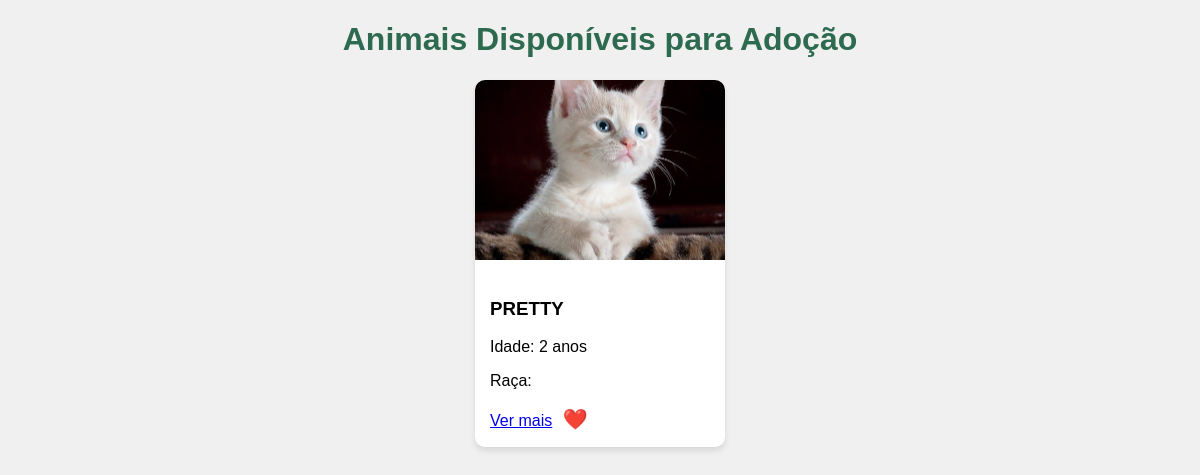
Before: /pet/list/ (signed in) with the older database file.
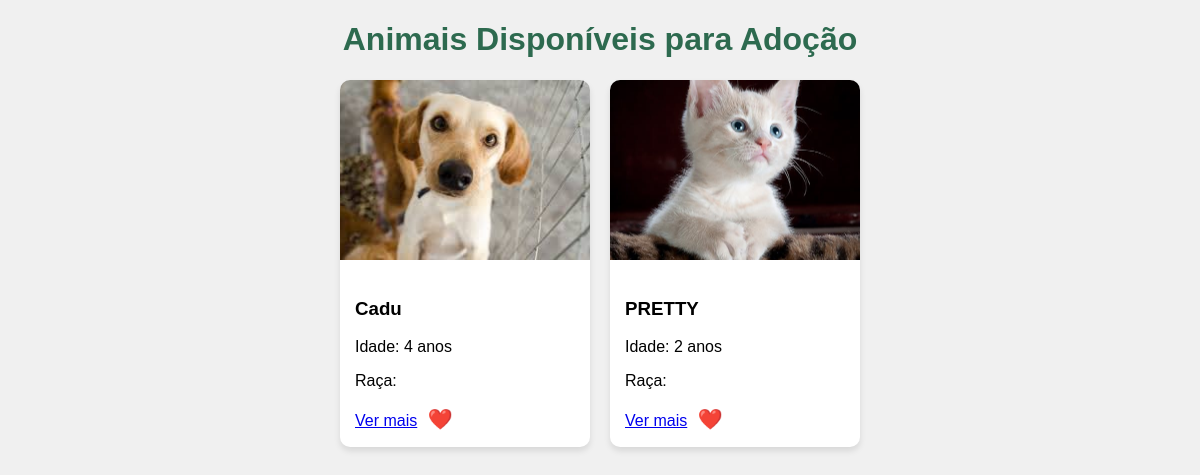
After: the same page with the newer database file.
### app_cadastro_usuarios/models.py (models this page shows, shortened)
class Pet(models.Model):
    nome = models.CharField(max_length=100)
    descricao = models.TextField()
    idade = models.PositiveIntegerField()
    vacinado = models.CharField(max_length=3, choices=[('sim', 'Sim'), ('nao', 'Não')])
    foto = models.ImageField(upload_to='fotos_pets/')
    data_postagem = models.DateTimeField(auto_now_add=True)
    ong = models.ForeignKey(User, on_delete=models.CASCADE)

### app_cadastro_usuarios/views.py (the view)
# urls.py: path('pet/list/', petCard_view, name='petsCard'),
@login_required()
def petCard_view(request):
    pets = Pet.objects.all().order_by('-data_postagem')
    return render(request, 'pages/petsCard.html', {'pets': pets})

### app_cadastro_usuarios/templates/pages/petsCard.html (shortened to what this page needs)
<!DOCTYPE html>
<html lang="pt-BR">
<head>
</head>
<body>
<h1>Animais Disponíveis para Adoção</h1>
<div class="container">
    {% for pet in pets %}
    <div class="card">
        <img src="{{ pet.foto.url }}" alt="{{ pet.nome }}">
        <div class="card-content">
            <h3>{{ pet.nome }}</h3>
            <p>Idade: {{ pet.idade }} anos</p>
            <p>Raça: {{ pet.raca }}</p>
            <a href="{% url 'petDescription' pet.id %}">Ver mais</a>
            <button class="like-btn">❤️</button>
        </div>
    </div>
    {% empty %}
    <p>Nenhum animal disponível para adoção no momento.</p>
    {% endfor %}
</div>
</body>
</html>

### app_cadastro_usuarios/templates/pages/petsCard.html (style rules this page uses)
body { font-family: Arial, sans-serif; margin: 20px; background-color: #f0f0f0; }
h1 { text-align: center; color: #2d6a4f; }
.container { display: flex; gap: 20px; flex-wrap: wrap; justify-content: center; }
.card { background: white; width: 250px; border-radius: 10px; box-shadow: 0 4px 6px rgba(0,0,0,0.1); overflow: hidden; position: relative; transition: transform 0.3s; }
.card img { width: 100%; height: 180px; object-fit: cover; }
.card-content { padding: 15px; }
.like-btn { background: none; border: none; cursor: pointer; font-size: 20px; color: #888; transition: color 0.3s; }

Changed rows visible on the page:
added Pet: foto (picture), nome "Cadu", idade "4"
